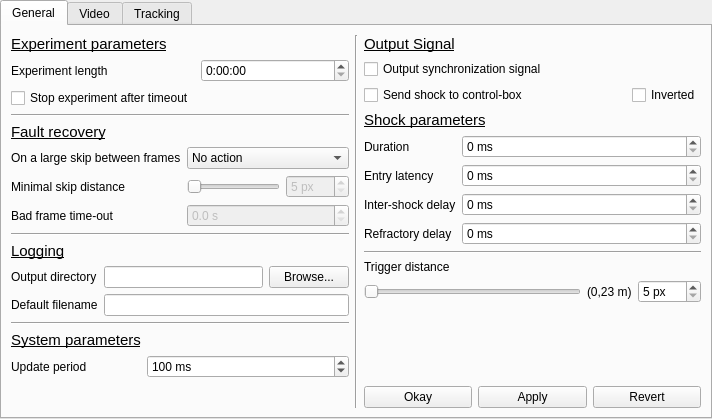
<?xml version="1.0" encoding="UTF-8"?>
<ui version="4.0">
 <class>configWindow</class>
 <widget class="QTabWidget" name="configWindow">
  <property name="geometry">
   <rect>
    <x>0</x>
    <y>0</y>
    <width>712</width>
    <height>419</height>
   </rect>
  </property>
  <property name="windowTitle">
   <string>Configuration Window</string>
  </property>
  <property name="currentIndex">
   <number>0</number>
  </property>
  <widget class="QWidget" name="general_tab">
   <attribute name="title">
    <string>General</string>
   </attribute>
   <layout class="QHBoxLayout" name="horizontalLayout_10">
    <item>
     <layout class="QVBoxLayout" name="verticalLayout_2">
      <item>
       <layout class="QFormLayout" name="formLayout">
        <item row="0" column="0">
         <widget class="QLabel" name="label_18">
          <property name="text">
           <string>&lt;html&gt;&lt;head/&gt;&lt;body&gt;&lt;p&gt;&lt;span style=&quot; font-size:11pt; text-decoration: underline;&quot;&gt;Experiment parameters&lt;/span&gt;&lt;/p&gt;&lt;/body&gt;&lt;/html&gt;</string>
          </property>
         </widget>
        </item>
        <item row="1" column="0">
         <widget class="QLabel" name="label_8">
          <property name="text">
           <string>Experiment length</string>
          </property>
         </widget>
        </item>
        <item row="1" column="1">
         <widget class="QTimeEdit" name="lengthEdit">
          <property name="dateTime">
           <datetime>
            <hour>0</hour>
            <minute>0</minute>
            <second>0</second>
            <year>2000</year>
            <month>1</month>
            <day>2</day>
           </datetime>
          </property>
          <property name="minimumDate">
           <date>
            <year>2000</year>
            <month>1</month>
            <day>2</day>
           </date>
          </property>
          <property name="currentSection">
           <enum>QDateTimeEdit::HourSection</enum>
          </property>
          <property name="displayFormat">
           <string notr="true">H:mm:ss</string>
          </property>
          <property name="time">
           <time>
            <hour>0</hour>
            <minute>0</minute>
            <second>0</second>
           </time>
          </property>
         </widget>
        </item>
        <item row="2" column="0">
         <widget class="QCheckBox" name="timeoutStopBox">
          <property name="text">
           <string>Stop experiment after timeout</string>
          </property>
         </widget>
        </item>
       </layout>
      </item>
      <item>
       <widget class="Line" name="line_7">
        <property name="orientation">
         <enum>Qt::Horizontal</enum>
        </property>
       </widget>
      </item>
      <item>
       <layout class="QFormLayout" name="formLayout_8">
        <item row="0" column="0">
         <widget class="QLabel" name="label_29">
          <property name="text">
           <string>&lt;html&gt;&lt;head/&gt;&lt;body&gt;&lt;p&gt;&lt;span style=&quot; font-size:11pt; text-decoration: underline;&quot;&gt;Fault recovery&lt;/span&gt;&lt;/p&gt;&lt;/body&gt;&lt;/html&gt;</string>
          </property>
         </widget>
        </item>
        <item row="1" column="0">
         <widget class="QLabel" name="label_31">
          <property name="text">
           <string>On a large skip between frames</string>
          </property>
         </widget>
        </item>
        <item row="1" column="1">
         <widget class="QComboBox" name="skipCombo">
          <item>
           <property name="text">
            <string>No action</string>
           </property>
          </item>
          <item>
           <property name="text">
            <string>Ignore point</string>
           </property>
          </item>
         </widget>
        </item>
        <item row="2" column="0">
         <widget class="QLabel" name="label_34">
          <property name="text">
           <string>Minimal skip distance</string>
          </property>
         </widget>
        </item>
        <item row="2" column="1">
         <layout class="QHBoxLayout" name="horizontalLayout_9">
          <item>
           <widget class="QSlider" name="skipSlider">
            <property name="enabled">
             <bool>false</bool>
            </property>
            <property name="minimum">
             <number>5</number>
            </property>
            <property name="maximum">
             <number>200</number>
            </property>
            <property name="orientation">
             <enum>Qt::Horizontal</enum>
            </property>
            <property name="invertedAppearance">
             <bool>false</bool>
            </property>
            <property name="invertedControls">
             <bool>false</bool>
            </property>
            <property name="tickPosition">
             <enum>QSlider::NoTicks</enum>
            </property>
           </widget>
          </item>
          <item>
           <widget class="QSpinBox" name="skipSpin">
            <property name="enabled">
             <bool>false</bool>
            </property>
            <property name="suffix">
             <string> px</string>
            </property>
            <property name="minimum">
             <number>5</number>
            </property>
            <property name="maximum">
             <number>999</number>
            </property>
           </widget>
          </item>
         </layout>
        </item>
        <item row="3" column="0">
         <widget class="QLabel" name="label_35">
          <property name="text">
           <string>Bad frame time-out</string>
          </property>
         </widget>
        </item>
        <item row="3" column="1">
         <widget class="QDoubleSpinBox" name="skipTimeoutBox">
          <property name="enabled">
           <bool>false</bool>
          </property>
          <property name="readOnly">
           <bool>false</bool>
          </property>
          <property name="suffix">
           <string> s</string>
          </property>
          <property name="decimals">
           <number>1</number>
          </property>
          <property name="singleStep">
           <double>0.500000000000000</double>
          </property>
         </widget>
        </item>
       </layout>
      </item>
      <item>
       <widget class="Line" name="line_8">
        <property name="orientation">
         <enum>Qt::Horizontal</enum>
        </property>
       </widget>
      </item>
      <item>
       <layout class="QFormLayout" name="formLayout_9">
        <item row="0" column="0">
         <widget class="QLabel" name="label_14">
          <property name="text">
           <string>&lt;html&gt;&lt;head/&gt;&lt;body&gt;&lt;p&gt;&lt;span style=&quot; font-size:11pt; text-decoration: underline;&quot;&gt;Logging&lt;/span&gt;&lt;/p&gt;&lt;/body&gt;&lt;/html&gt;</string>
          </property>
         </widget>
        </item>
        <item row="1" column="0">
         <widget class="QLabel" name="label_16">
          <property name="text">
           <string>Output directory</string>
          </property>
         </widget>
        </item>
        <item row="1" column="1">
         <layout class="QHBoxLayout" name="horizontalLayout_7">
          <item>
           <widget class="QLineEdit" name="directoryEdit">
            <property name="readOnly">
             <bool>true</bool>
            </property>
           </widget>
          </item>
          <item>
           <widget class="QPushButton" name="browseButton">
            <property name="text">
             <string>Browse...</string>
            </property>
           </widget>
          </item>
         </layout>
        </item>
        <item row="2" column="0">
         <widget class="QLabel" name="label_13">
          <property name="text">
           <string>Default filename</string>
          </property>
         </widget>
        </item>
        <item row="2" column="1">
         <widget class="QLineEdit" name="filenameEdit"/>
        </item>
       </layout>
      </item>
      <item>
       <widget class="Line" name="line_9">
        <property name="orientation">
         <enum>Qt::Horizontal</enum>
        </property>
       </widget>
      </item>
      <item>
       <layout class="QFormLayout" name="formLayout_10">
        <item row="0" column="0">
         <widget class="QLabel" name="label_15">
          <property name="text">
           <string>&lt;html&gt;&lt;head/&gt;&lt;body&gt;&lt;p&gt;&lt;span style=&quot; font-size:11pt; text-decoration: underline;&quot;&gt;System parameters&lt;/span&gt;&lt;/p&gt;&lt;/body&gt;&lt;/html&gt;</string>
          </property>
         </widget>
        </item>
        <item row="1" column="0">
         <widget class="QLabel" name="label_30">
          <property name="text">
           <string>Update period</string>
          </property>
         </widget>
        </item>
        <item row="1" column="1">
         <widget class="QSpinBox" name="updateBox">
          <property name="suffix">
           <string> ms</string>
          </property>
          <property name="maximum">
           <number>9999</number>
          </property>
          <property name="value">
           <number>100</number>
          </property>
         </widget>
        </item>
       </layout>
      </item>
      <item>
       <spacer name="verticalSpacer_3">
        <property name="orientation">
         <enum>Qt::Vertical</enum>
        </property>
        <property name="sizeHint" stdset="0">
         <size>
          <width>20</width>
          <height>40</height>
         </size>
        </property>
       </spacer>
      </item>
     </layout>
    </item>
    <item>
     <widget class="Line" name="line_6">
      <property name="orientation">
       <enum>Qt::Vertical</enum>
      </property>
     </widget>
    </item>
    <item>
     <layout class="QVBoxLayout" name="verticalLayout_6">
      <item>
       <widget class="QLabel" name="label_32">
        <property name="text">
         <string>&lt;html&gt;&lt;head/&gt;&lt;body&gt;&lt;p&gt;&lt;span style=&quot; font-size:11pt; text-decoration: underline;&quot;&gt;Output Signal&lt;/span&gt;&lt;/p&gt;&lt;/body&gt;&lt;/html&gt;</string>
        </property>
       </widget>
      </item>
      <item>
       <widget class="QCheckBox" name="synchroBox">
        <property name="text">
         <string>Output synchronization signal</string>
        </property>
       </widget>
      </item>
      <item>
       <layout class="QHBoxLayout" name="horizontalLayout_4" stretch="1,0">
        <item>
         <widget class="QCheckBox" name="shockBox">
          <property name="text">
           <string>Send shock to control-box</string>
          </property>
         </widget>
        </item>
        <item>
         <widget class="QCheckBox" name="invertBox">
          <property name="text">
           <string>Inverted</string>
          </property>
         </widget>
        </item>
       </layout>
      </item>
      <item>
       <widget class="QLabel" name="label_19">
        <property name="text">
         <string>&lt;html&gt;&lt;head/&gt;&lt;body&gt;&lt;p&gt;&lt;span style=&quot; font-size:11pt; text-decoration: underline;&quot;&gt;Shock parameters&lt;/span&gt;&lt;/p&gt;&lt;/body&gt;&lt;/html&gt;</string>
        </property>
       </widget>
      </item>
      <item>
       <layout class="QFormLayout" name="formLayout_2">
        <property name="fieldGrowthPolicy">
         <enum>QFormLayout::AllNonFixedFieldsGrow</enum>
        </property>
        <item row="0" column="0">
         <widget class="QLabel" name="label_20">
          <property name="text">
           <string>Duration</string>
          </property>
         </widget>
        </item>
        <item row="0" column="1">
         <widget class="QSpinBox" name="durationBox">
          <property name="suffix">
           <string> ms</string>
          </property>
          <property name="prefix">
           <string/>
          </property>
          <property name="maximum">
           <number>9999</number>
          </property>
         </widget>
        </item>
        <item row="1" column="0">
         <widget class="QLabel" name="label_21">
          <property name="text">
           <string>Entry latency</string>
          </property>
         </widget>
        </item>
        <item row="1" column="1">
         <widget class="QSpinBox" name="entryBox">
          <property name="suffix">
           <string> ms</string>
          </property>
          <property name="maximum">
           <number>9999</number>
          </property>
         </widget>
        </item>
        <item row="2" column="0">
         <widget class="QLabel" name="label_23">
          <property name="text">
           <string>Inter-shock delay</string>
          </property>
         </widget>
        </item>
        <item row="2" column="1">
         <widget class="QSpinBox" name="interBox">
          <property name="suffix">
           <string> ms</string>
          </property>
          <property name="maximum">
           <number>9999</number>
          </property>
         </widget>
        </item>
        <item row="3" column="0">
         <widget class="QLabel" name="label_22">
          <property name="text">
           <string>Refractory delay</string>
          </property>
         </widget>
        </item>
        <item row="3" column="1">
         <widget class="QSpinBox" name="refractoryBox">
          <property name="suffix">
           <string> ms</string>
          </property>
          <property name="maximum">
           <number>9999</number>
          </property>
         </widget>
        </item>
       </layout>
      </item>
      <item>
       <widget class="Line" name="line_4">
        <property name="orientation">
         <enum>Qt::Horizontal</enum>
        </property>
       </widget>
      </item>
      <item>
       <layout class="QVBoxLayout" name="verticalLayout_5">
        <item>
         <widget class="QLabel" name="label_33">
          <property name="text">
           <string>Trigger distance</string>
          </property>
         </widget>
        </item>
        <item>
         <layout class="QHBoxLayout" name="horizontalLayout_8">
          <item>
           <widget class="QSlider" name="triggerSlider">
            <property name="minimum">
             <number>5</number>
            </property>
            <property name="maximum">
             <number>300</number>
            </property>
            <property name="orientation">
             <enum>Qt::Horizontal</enum>
            </property>
            <property name="invertedAppearance">
             <bool>false</bool>
            </property>
            <property name="invertedControls">
             <bool>false</bool>
            </property>
            <property name="tickPosition">
             <enum>QSlider::NoTicks</enum>
            </property>
           </widget>
          </item>
          <item>
           <widget class="QLabel" name="triggerRealLabel">
            <property name="text">
             <string>(0,23 m)</string>
            </property>
           </widget>
          </item>
          <item>
           <widget class="QSpinBox" name="triggerBox">
            <property name="suffix">
             <string> px</string>
            </property>
            <property name="minimum">
             <number>5</number>
            </property>
            <property name="maximum">
             <number>999</number>
            </property>
           </widget>
          </item>
         </layout>
        </item>
       </layout>
      </item>
      <item>
       <spacer name="verticalSpacer_4">
        <property name="orientation">
         <enum>Qt::Vertical</enum>
        </property>
        <property name="sizeHint" stdset="0">
         <size>
          <width>20</width>
          <height>40</height>
         </size>
        </property>
       </spacer>
      </item>
      <item>
       <layout class="QHBoxLayout" name="horizontalLayout_6">
        <item>
         <widget class="QPushButton" name="okayButton">
          <property name="text">
           <string>Okay</string>
          </property>
         </widget>
        </item>
        <item>
         <widget class="QPushButton" name="applyButton">
          <property name="text">
           <string>Apply</string>
          </property>
         </widget>
        </item>
        <item>
         <widget class="QPushButton" name="revertButton">
          <property name="text">
           <string>Revert</string>
          </property>
         </widget>
        </item>
       </layout>
      </item>
     </layout>
    </item>
   </layout>
  </widget>
  <widget class="QWidget" name="video_tab">
   <attribute name="title">
    <string>Video</string>
   </attribute>
   <layout class="QHBoxLayout" name="horizontalLayout_5" stretch="3,7">
    <item>
     <layout class="QVBoxLayout" name="verticalLayout">
      <item>
       <widget class="QLabel" name="label_17">
        <property name="text">
         <string>&lt;html&gt;&lt;head/&gt;&lt;body&gt;&lt;p&gt;&lt;span style=&quot; font-size:11pt; text-decoration: underline;&quot;&gt;Device&lt;/span&gt;&lt;/p&gt;&lt;/body&gt;&lt;/html&gt;</string>
        </property>
       </widget>
      </item>
      <item>
       <layout class="QHBoxLayout" name="horizontalLayout">
        <item>
         <widget class="QComboBox" name="deviceCombobox">
          <property name="sizePolicy">
           <sizepolicy hsizetype="Expanding" vsizetype="Fixed">
            <horstretch>0</horstretch>
            <verstretch>0</verstretch>
           </sizepolicy>
          </property>
         </widget>
        </item>
        <item>
         <widget class="QPushButton" name="refreshDevicesButton">
          <property name="sizePolicy">
           <sizepolicy hsizetype="Minimum" vsizetype="Minimum">
            <horstretch>0</horstretch>
            <verstretch>0</verstretch>
           </sizepolicy>
          </property>
          <property name="text">
           <string>Refresh</string>
          </property>
         </widget>
        </item>
       </layout>
      </item>
      <item>
       <widget class="QPushButton" name="testButton">
        <property name="text">
         <string>Test capture</string>
        </property>
       </widget>
      </item>
      <item>
       <widget class="Line" name="line_3">
        <property name="orientation">
         <enum>Qt::Horizontal</enum>
        </property>
       </widget>
      </item>
      <item>
       <widget class="QLabel" name="label_12">
        <property name="text">
         <string>&lt;html&gt;&lt;head/&gt;&lt;body&gt;&lt;p&gt;&lt;span style=&quot; font-size:11pt; text-decoration: underline;&quot;&gt;Arena&lt;/span&gt;&lt;/p&gt;&lt;/body&gt;&lt;/html&gt;</string>
        </property>
       </widget>
      </item>
      <item>
       <layout class="QFormLayout" name="formLayout_7">
        <property name="fieldGrowthPolicy">
         <enum>QFormLayout::AllNonFixedFieldsGrow</enum>
        </property>
        <item row="1" column="0">
         <widget class="QLabel" name="label_24">
          <property name="text">
           <string>Position</string>
          </property>
         </widget>
        </item>
        <item row="3" column="0">
         <widget class="QLabel" name="label_25">
          <property name="text">
           <string>X:</string>
          </property>
         </widget>
        </item>
        <item row="4" column="0">
         <widget class="QLabel" name="label_26">
          <property name="text">
           <string>Y:</string>
          </property>
         </widget>
        </item>
        <item row="5" column="0">
         <widget class="QLabel" name="label_28">
          <property name="text">
           <string>Radius</string>
          </property>
         </widget>
        </item>
        <item row="5" column="1">
         <widget class="QSpinBox" name="maskRadiusBox">
          <property name="suffix">
           <string> px</string>
          </property>
          <property name="maximum">
           <number>9999</number>
          </property>
         </widget>
        </item>
        <item row="6" column="0">
         <widget class="QLabel" name="label_27">
          <property name="text">
           <string>Real diameter</string>
          </property>
         </widget>
        </item>
        <item row="6" column="1">
         <widget class="QDoubleSpinBox" name="arenaSizeBox">
          <property name="suffix">
           <string> m</string>
          </property>
         </widget>
        </item>
        <item row="3" column="1">
         <widget class="QSpinBox" name="maskXBox">
          <property name="maximum">
           <number>9999</number>
          </property>
         </widget>
        </item>
        <item row="4" column="1">
         <widget class="QSpinBox" name="maskYBox">
          <property name="maximum">
           <number>9999</number>
          </property>
         </widget>
        </item>
       </layout>
      </item>
      <item>
       <widget class="QPushButton" name="maskButton">
        <property name="text">
         <string>Set by mouse</string>
        </property>
        <property name="checkable">
         <bool>true</bool>
        </property>
       </widget>
      </item>
      <item>
       <spacer name="verticalSpacer">
        <property name="orientation">
         <enum>Qt::Vertical</enum>
        </property>
        <property name="sizeHint" stdset="0">
         <size>
          <width>20</width>
          <height>40</height>
         </size>
        </property>
       </spacer>
      </item>
     </layout>
    </item>
    <item>
     <widget class="MaskLabel" name="videoLabel">
      <property name="text">
       <string/>
      </property>
     </widget>
    </item>
   </layout>
  </widget>
  <widget class="QWidget" name="tracking_tab">
   <attribute name="title">
    <string>Tracking</string>
   </attribute>
   <layout class="QHBoxLayout" name="horizontalLayout_3" stretch="3,5,2">
    <item>
     <layout class="QVBoxLayout" name="verticalLayout_3">
      <item>
       <layout class="QHBoxLayout" name="horizontalLayout_2">
        <item>
         <widget class="QLabel" name="label_9">
          <property name="text">
           <string>Threshold</string>
          </property>
         </widget>
        </item>
        <item>
         <layout class="QHBoxLayout" name="horizontalLayout_11">
          <item>
           <widget class="QSlider" name="thresholdSlider">
            <property name="minimum">
             <number>0</number>
            </property>
            <property name="maximum">
             <number>255</number>
            </property>
            <property name="orientation">
             <enum>Qt::Horizontal</enum>
            </property>
            <property name="invertedAppearance">
             <bool>false</bool>
            </property>
            <property name="invertedControls">
             <bool>false</bool>
            </property>
            <property name="tickPosition">
             <enum>QSlider::NoTicks</enum>
            </property>
           </widget>
          </item>
          <item>
           <widget class="QSpinBox" name="thresholdSpin">
            <property name="suffix">
             <string/>
            </property>
            <property name="minimum">
             <number>0</number>
            </property>
            <property name="maximum">
             <number>255</number>
            </property>
            <property name="value">
             <number>150</number>
            </property>
           </widget>
          </item>
         </layout>
        </item>
       </layout>
      </item>
      <item>
       <widget class="QCheckBox" name="thresholdEnableBox">
        <property name="text">
         <string>Show thresholded image</string>
        </property>
       </widget>
      </item>
      <item>
       <widget class="Line" name="line_2">
        <property name="orientation">
         <enum>Qt::Horizontal</enum>
        </property>
       </widget>
      </item>
      <item>
       <layout class="QFormLayout" name="formLayout_3">
        <property name="fieldGrowthPolicy">
         <enum>QFormLayout::AllNonFixedFieldsGrow</enum>
        </property>
        <item row="0" column="0">
         <widget class="QLabel" name="label_2">
          <property name="text">
           <string>&lt;html&gt;&lt;head/&gt;&lt;body&gt;&lt;p&gt;&lt;span style=&quot; font-size:12pt; font-weight:600; color:#ff0000;&quot;&gt;Rat&lt;/span&gt;&lt;/p&gt;&lt;/body&gt;&lt;/html&gt;</string>
          </property>
         </widget>
        </item>
        <item row="1" column="0">
         <widget class="QLabel" name="label_3">
          <property name="text">
           <string>Maximal Size</string>
          </property>
         </widget>
        </item>
        <item row="2" column="0">
         <widget class="QLabel" name="label_4">
          <property name="text">
           <string>Minimal Size</string>
          </property>
         </widget>
        </item>
        <item row="1" column="1">
         <widget class="QDoubleSpinBox" name="ratMaxSize">
          <property name="maximum">
           <double>999.990000000000009</double>
          </property>
          <property name="singleStep">
           <double>0.100000000000000</double>
          </property>
         </widget>
        </item>
        <item row="2" column="1">
         <widget class="QDoubleSpinBox" name="ratMinSize">
          <property name="maximum">
           <double>999.990000000000009</double>
          </property>
          <property name="singleStep">
           <double>0.100000000000000</double>
          </property>
         </widget>
        </item>
       </layout>
      </item>
      <item>
       <layout class="QFormLayout" name="formLayout_4">
        <item row="0" column="0">
         <widget class="QLabel" name="label_5">
          <property name="text">
           <string>&lt;html&gt;&lt;head/&gt;&lt;body&gt;&lt;p&gt;&lt;span style=&quot; font-size:12pt; font-weight:600; color:#0000ff;&quot;&gt;Robot&lt;/span&gt;&lt;/p&gt;&lt;/body&gt;&lt;/html&gt;</string>
          </property>
         </widget>
        </item>
        <item row="1" column="0">
         <widget class="QLabel" name="label_6">
          <property name="text">
           <string>Maximal Size</string>
          </property>
         </widget>
        </item>
        <item row="2" column="0">
         <widget class="QLabel" name="label_7">
          <property name="text">
           <string>Minimal Size</string>
          </property>
         </widget>
        </item>
        <item row="1" column="1">
         <widget class="QDoubleSpinBox" name="robotMaxSize">
          <property name="maximum">
           <double>999.990000000000009</double>
          </property>
          <property name="singleStep">
           <double>0.100000000000000</double>
          </property>
         </widget>
        </item>
        <item row="2" column="1">
         <widget class="QDoubleSpinBox" name="robotMinSize">
          <property name="maximum">
           <double>999.990000000000009</double>
          </property>
          <property name="singleStep">
           <double>0.100000000000000</double>
          </property>
         </widget>
        </item>
       </layout>
      </item>
      <item>
       <spacer name="verticalSpacer_2">
        <property name="orientation">
         <enum>Qt::Vertical</enum>
        </property>
        <property name="sizeHint" stdset="0">
         <size>
          <width>20</width>
          <height>40</height>
         </size>
        </property>
       </spacer>
      </item>
      <item>
       <widget class="QCheckBox" name="refreshCheckbox">
        <property name="text">
         <string>Live refresh</string>
        </property>
       </widget>
      </item>
      <item>
       <widget class="QPushButton" name="refreshTrackingButton">
        <property name="text">
         <string>Refresh</string>
        </property>
       </widget>
      </item>
     </layout>
    </item>
    <item>
     <widget class="QLabel" name="trackingLabel">
      <property name="text">
       <string/>
      </property>
     </widget>
    </item>
    <item>
     <widget class="QListWidget" name="keypointList"/>
    </item>
   </layout>
  </widget>
 </widget>
 <customwidgets>
  <customwidget>
   <class>MaskLabel</class>
   <extends>QLabel</extends>
   <header>masklabel.h</header>
  </customwidget>
 </customwidgets>
 <resources/>
 <connections/>
</ui>
